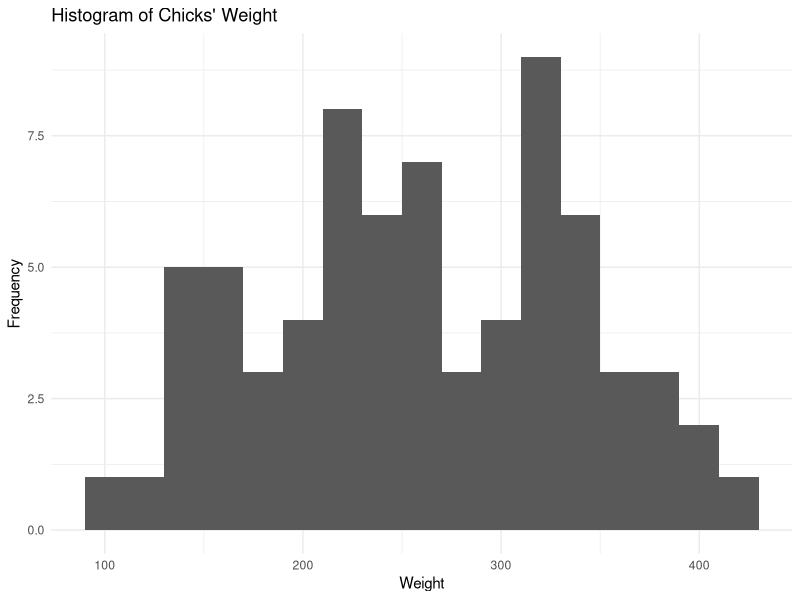
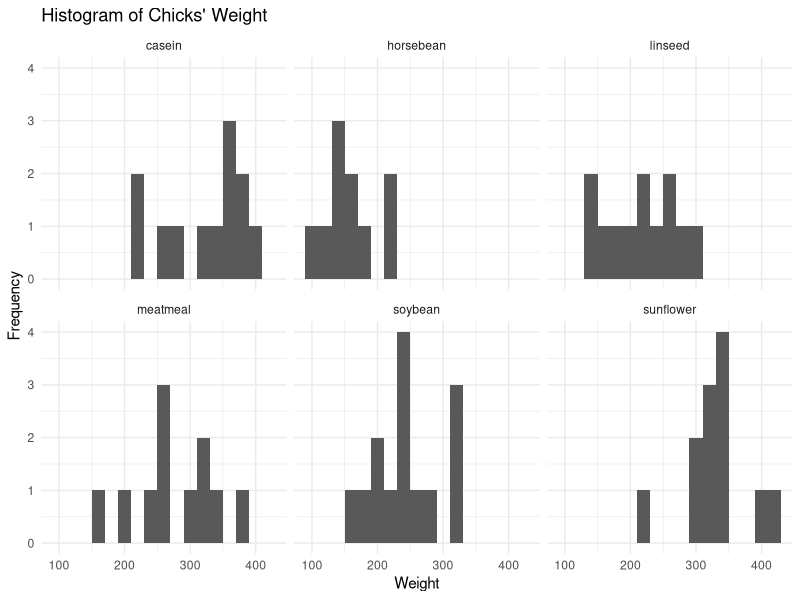

Here is the R script that generated these plots, in order:
## ---- chunk 1
library(knitr)
library(ggplot2)
opts_chunk$set(fig.align="center", fig.height=4, fig.width=5.5)
## ---- chunk 2
head(chickwts)
## ---- chunk 3
library(ggplot2)

# Create the histogram
ggplot(chickwts, aes(x = weight)) +
  geom_histogram(binwidth = 20, center = 100) +
  labs(title = "Histogram of Chicks' Weight",
       x = "Weight",
       y = "Frequency") +
  theme_minimal()

## ---- chunk 4
library(ggplot2)

# Create the histogram with facet_wrap
ggplot(chickwts, aes(x = weight)) +
  geom_histogram(binwidth = 20, center = 100) +
  labs(title = "Histogram of Chicks' Weight",
       x = "Weight",
       y = "Frequency") +
  facet_wrap(~ feed, ncol = 3) +
  theme_minimal()

